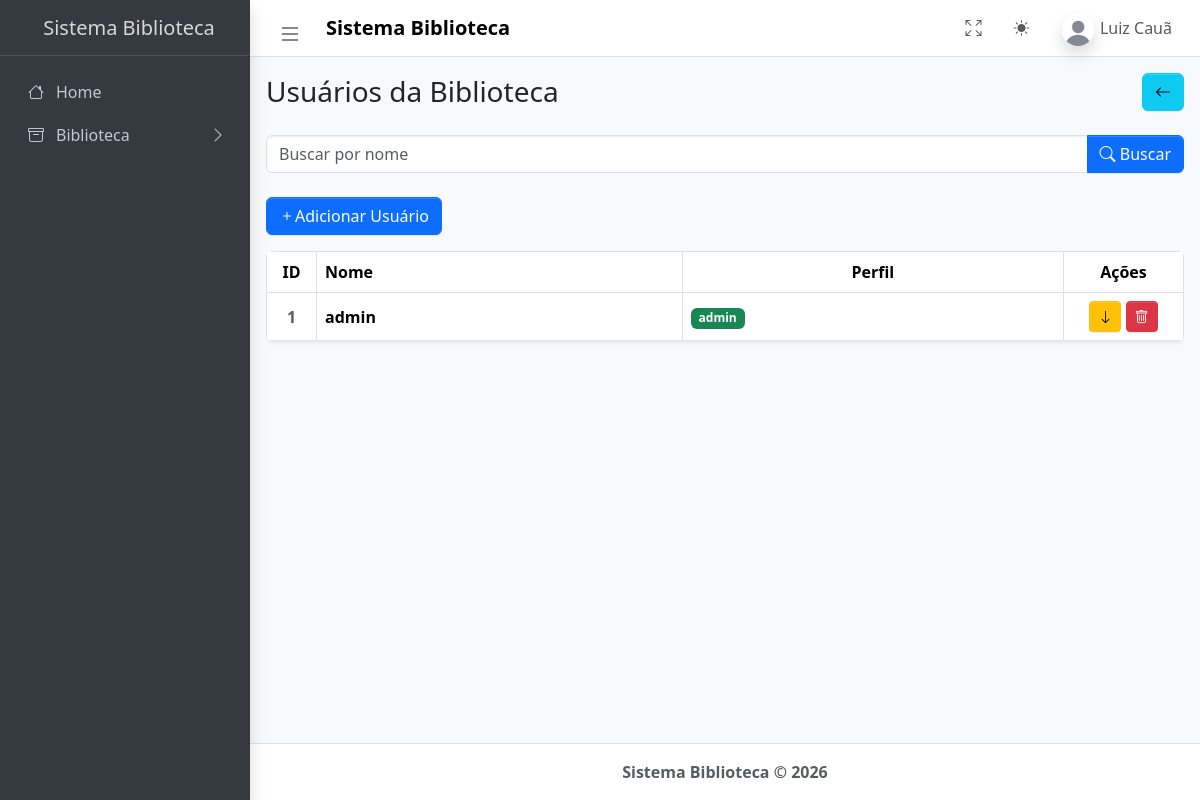
The page /usuarios on the database as committed earlier.
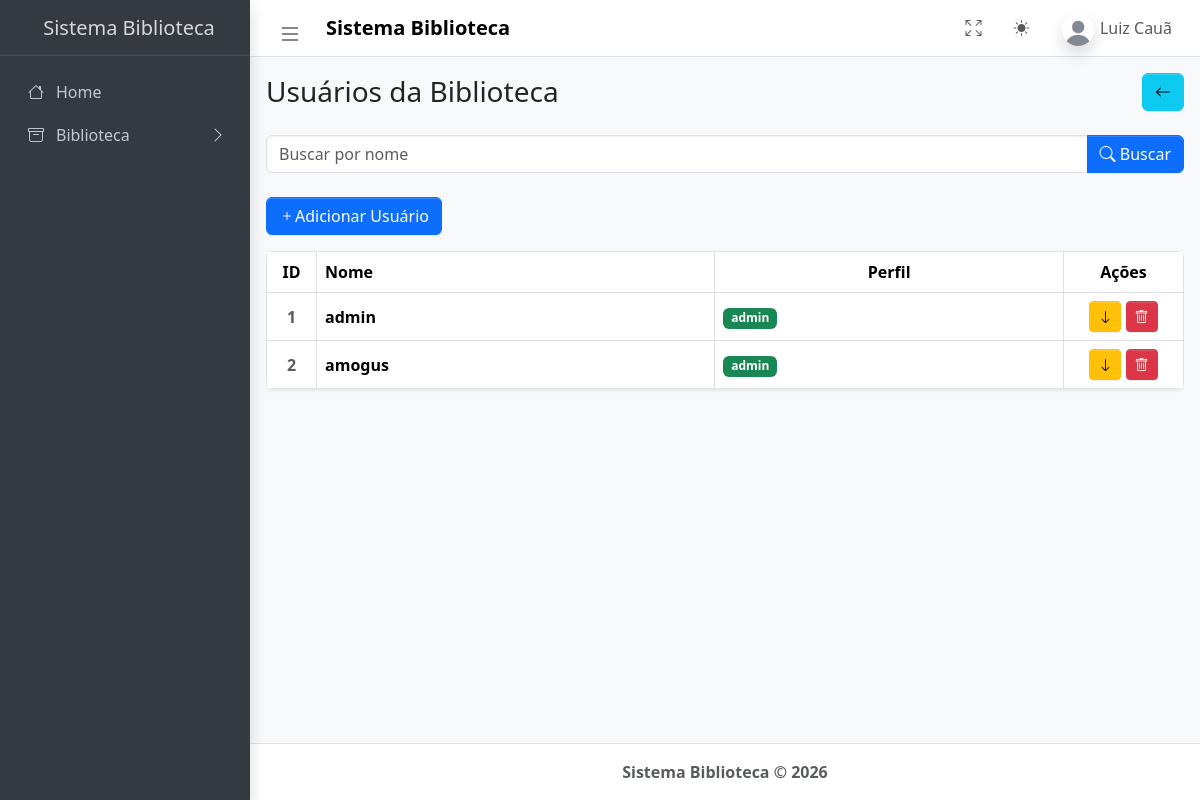
The same page on the database as committed later.
### tables this page shows
CREATE TABLE usuarios(
                id INTEGER PRIMARY KEY AUTOINCREMENT,
                nome TEXT NOT NULL UNIQUE,
                senha TEXT NOT NULL,
                perfil TEXT NOT NULL DEFAULT 'usuario'
            );

### app.py (the view)
@app.route('/usuarios', methods=['GET'])
def usuarios():
    conn = conexao()
    usuarios = conn.execute('SELECT * FROM usuarios')
    return render_template('admin/usuarios.html', usuarios=usuarios)

### app.py (called while the page is built)
def conexao():
    with sqlite3.connect(DATABASE) as conn:
        conn.row_factory = sqlite3.Row
        return conn

### templates/admin/usuarios.html (shortened to what this page needs)
{% extends "admin/base.html" %}
{% block content %}
<main class="app-main">
    <div class="d-flex justify-content-between align-items-center mb-4">
        <h1 class="h3 m-0">Usuários da Biblioteca</h1>
        <a href="/" class="btn btn-info bi bi-arrow-left"></a>
    </div>
    <form method="GET" action="{{ url_for('buscar_usuarios') }}" class="mb-4">
        <div class="input-group">
            <input type="text" class="form-control" name="query" placeholder="Buscar por nome" value="{{ request.args.get('query', '') }}">
            <button class="btn btn-primary" type="submit"><i class="bi bi-search"></i> Buscar</button>
        </div>
    </form>
    <div class="d-flex justify-content-between align-items-center mb-3">
        <a href="/cadastro" class="btn btn-primary bi bi-plus">Adicionar Usuário</a>
    </div>
    <div class="table-responsive shadow-sm rounded">
      <table class="table table-bordered align-middle mb-0">
        <thead>
          <tr>
            <th class="text-center" style="width: 50px;">ID</th>
            <th>Nome</th>
            <th class="text-center">Perfil</th>
            <th class="text-center" style="width: 120px;">Ações</th>
          </tr>
        </thead>
        <tbody>
          {% for usuario in usuarios %}
            <tr>
              <td class="text-center fw-bold text-muted">{{ loop.index }}</td>
              <td class="fw-bold">{{ usuario.nome }}</td>
              {% if usuario.perfil == 'admin' %}
                <td><span class="badge bg-success">{{ usuario.perfil }}</span></td>
              {% else %}
                <td><span class="badge bg-secondary">{{ usuario.perfil }}</span></td>
              {% endif %}
              <td class="text-center">
              {% if usuario.perfil != 'usuario' %}
                 <form action="/usuarios/rebaixar/{{ usuario.id }}" method="POST" class="d-inline" onsubmit="return confirm('Realmente deseja rebaixar esse usuário?')">
                  <button type="submit" class="btn btn-warning btn-sm"><i class="bi bi-arrow-down"></i></button>
                </form>
              {% else %}
                <form action="/usuarios/promover/{{ usuario.id }}" method="POST" class="d-inline" onsubmit="return confirm('Realmente deseja promover esse usuário?')">
                  <button type="submit" class="btn btn-warning btn-sm"><i class="bi bi-arrow-up"></i></button>
                </form>
              {% endif %}
                <form action="/usuarios/deletar/{{ usuario.id }}" method="POST" class="d-inline" onsubmit="return confirm('Realmente deseja excluir esse usuário?')">
                  <button type="submit" class="btn btn-danger btn-sm"><i class="bi bi-trash"></i></button>
                </form>
              </td>
          </tr>
          {% else %}
          <tr>
            <td colspan="6" class="text-center py-4 text-muted">
                Nenhum usuário encontrado.
            </td>
          </tr>
          {% endfor %}
        </tbody>
      </table>
    </div>
</main>
{% endblock %}

### templates/admin/base.html (shortened to what this page needs)
<!doctype html>
<html lang="pt-br">
  <head>
    <link rel="stylesheet" href="https://cdn.jsdelivr.net/npm/@fontsource/source-sans-3@5.0.12/index.css" media="print" onload="this.media = 'all'" />
    <link rel="stylesheet" href="https://cdn.jsdelivr.net/npm/overlayscrollbars@2.11.0/styles/overlayscrollbars.min.css" />
    <link rel="stylesheet" href="https://cdn.jsdelivr.net/npm/bootstrap-icons@1.13.1/font/bootstrap-icons.min.css" />
    <link rel="stylesheet" href="https://cdn.jsdelivr.net/npm/bootstrap@5.3.3/dist/css/bootstrap.min.css">
    <link rel="stylesheet" href="{{ url_for('static', filename='css/dist/css/adminlte.css') }}" />
  </head>
  <body class="layout-fixed sidebar-expand-lg bg-body-tertiary">
    <div class="app-wrapper">
      <nav class="app-header navbar navbar-expand bg-body">
        <div class="container-fluid">
          <ul class="navbar-nav align-items-center">
            <li class="nav-item">
              <a class="nav-link" data-lte-toggle="sidebar" href="#" role="button" aria-label="Toggle sidebar">
                <i class="bi bi-list fs-4"></i>
              </a>
            </li>
            <li class="nav-item ms-2">
              <span class="navbar-brand mb-0 h1 fw-bold fs-5">Sistema Biblioteca</span>
            </li>
          </ul>
          <ul class="navbar-nav ms-auto align-items-center">
            <li class="nav-item">
              <a class="nav-link" href="#" data-lte-toggle="fullscreen" aria-label="Toggle fullscreen">
                <i data-lte-icon="maximize" class="bi bi-arrows-fullscreen"></i>
              </a>
            </li>
            <li class="nav-item dropdown">
              <a class="nav-link" href="#" id="bd-theme" data-bs-toggle="dropdown" aria-expanded="false">
                <i class="bi bi-sun-fill" data-lte-theme-icon="light"></i>
              </a>
            </li>
            <li class="nav-item dropdown user-menu">
              <a href="#" class="nav-link dropdown-toggle" data-bs-toggle="dropdown">
                <img src="{{ url_for('static', filename='css/dist/assets/img/user1.jpg') }}" class="user-image rounded-circle shadow" alt="User Image" />
                <span class="d-none d-md-inline">Luiz Cauã</span>
              </a>
            </li>
          </ul>
        </div>
      </nav>
      <aside class="app-sidebar bg-body-secondary shadow" data-bs-theme="dark">
        <div class="sidebar-brand">
          <span class="brand-text fw-light">Sistema Biblioteca</span>
        </div>
        <div class="sidebar-wrapper">
          <nav class="mt-2" aria-label="Main navigation">
            <ul class="nav sidebar-menu flex-column" data-lte-toggle="treeview" id="navigation">
              <li class="nav-item">
                <a href="/menu_principal" class="nav-link">
                  <i class="nav-icon bi bi-house"></i>
                  <p>Home</p>
                </a>
              </li>
              <li class="nav-item">
                <a href="#" class="nav-link">
                  <i class="nav-icon bi bi-archive"></i>
                    <p>
                      Biblioteca
                    </p>
                </a>
              </li>
            </ul>
          </nav>
        </div>
      </aside>
      <main class="app-main p-3">
        {% block content %}
        {% endblock %}
      </main>
      <footer class="app-footer text-center">
        <strong>Sistema Biblioteca &copy; 2026</strong>
      </footer>
    </div>
  </body>
</html>

Rows that differ between the two databases and show on the page:
added usuarios: nome "amogus", perfil "admin"
